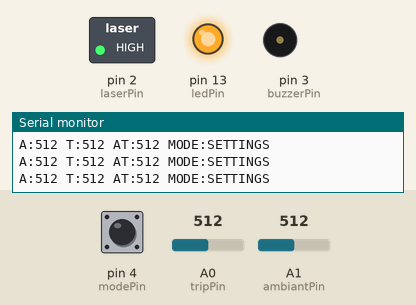
Recording of a sketch running on a simulated Arduino Uno, built with avr-gcc and run on an emulated ATmega328P. On the bench: switched loads named in the sketch (green lamp = pin HIGH), output pins drawn as LEDs (lit = HIGH), buzzer (waves = sounding, pin HIGH), the last lines printed to the serial monitor. Inputs (shaded band) come from the test bench; at power-on: pin 4 (modePin) LOW, A0 (tripPin) = 512, A1 (ambiantPin) = 512.

Above: at 1.2 s.
1.3 s: pin 4 (modePin) pulled HIGH for 0.15 s
At 2.5 s:
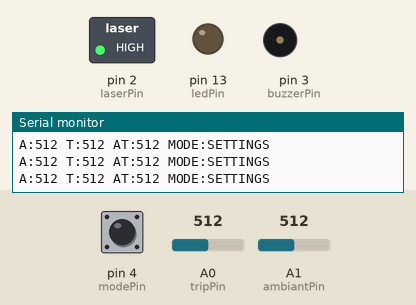
3.2 s: A0 (tripPin) set to 496
At 4.6 s:
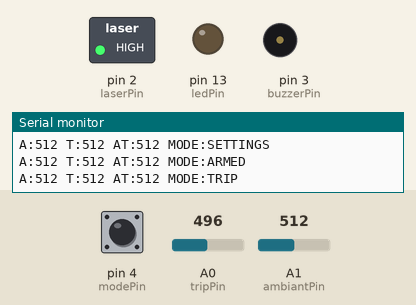
6.2 s: A1 (ambiantPin) set to 489
9.2 s: A1 (ambiantPin) set to 470
At 9.6 s:
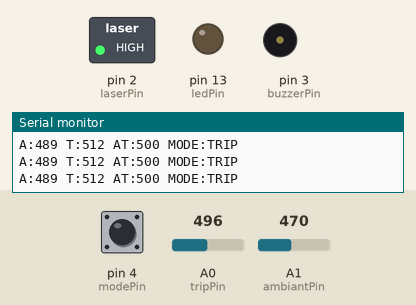
10.7 s: pin 4 (modePin) pulled HIGH for 1 s
At 10.92 s:
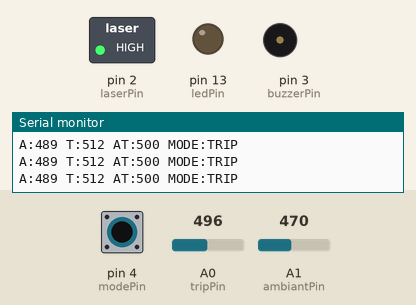
14.7 s: A0 (tripPin) set to 413
17.7 s: A0 (tripPin) set to 392
At 18.1 s:
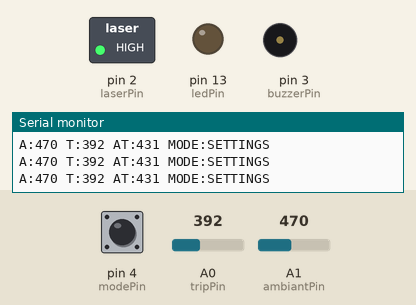
Timing chart, 0 to 20.7 s (numbered marks = the images above; inputs shaded):
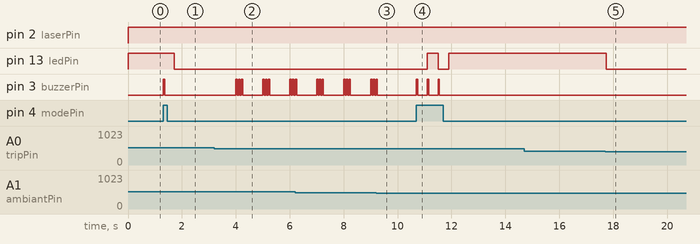

The sketch:

LaserTripWire.ino
```cpp
/*
 * IEEE Spring 2017 Arduino Workshop - Laser Trip Wire
 *
 *
 */

// 5 pins trip wire

// Variables
int mode = 0;       // initializes mode to the setting mode
int ambiant;        // ambiant light level
int trip = 500;     // The light value I get when using my laser
int minLight = 400; // arbitrary light value that is used to compare with the laser light value
int makeBeep = 1;   // 0 for no beep, 1 for beep!
int atAverage;      // laser light value adjused with ambiant light level
long millisCount;

// Output Pins
int laserPin = 2;
int ledPin = 13;
int buzzerPin = 3;
String modeNames[3] = {"SETTINGS","ARMED","TRIP"};

// Input Pins
int modePin = 4;
int tripPin = A0;
int ambiantPin = A1;


void setup() {
  pinMode(ledPin, OUTPUT); //sets LED pin 13 to an output
  pinMode(laserPin, OUTPUT); // sets pin 2 to output data from the photoresistor that the laser will point to
  pinMode(buzzerPin, OUTPUT); //sets pin 3 to output data from the speaker
  pinMode(modePin, INPUT); //sets pin 4 to recieve data from the button
  Serial.begin(9600); //initializes the serial monitor to baud of 9600
}

void loop() {

  // calculates the currents state of the trip wire depending on both the button input and the condition of the trip wire
  if (digitalRead(modePin) == 1) {

    trip = analogRead(tripPin);//determines the condition of the trip wire by reading Analog pin 0
                               //which is connected to the photo resistor that the laser is pointing at

    mode=mode + 1; // switches from setting mode to armed mode (1)

    if (mode >= 2) {
      mode = 0; //switches from tripped mode to setting mode
    }
    beep(1);
    delay(300);
  }


  //does something when the mode changes
  switch (mode) {

    case 0: //setting state
      digitalWrite(laserPin,HIGH); //turns the laser on

      ambiant = analogRead(ambiantPin); //reads the ambiant light level from analog pin 1
      trip = analogRead(tripPin); //reads the laser light level from analog pin 0
      atAverage = ambiant + ((trip - ambiant)/2); //adjusts the laser light level with the ambient light level

      stats();//prints relevant data to serial monitor

      //determines whether the laser has been set or not (LED turns on if set vice versa)
      if (trip  >= minLight) {
        digitalWrite(ledPin,HIGH);
      } else {
        digitalWrite(ledPin,LOW);
      }

    break;

    case 1: // Armed mode
      digitalWrite(laserPin,HIGH);// turns laser on
      digitalWrite(ledPin,LOW); // turns LED off

      ambiant = analogRead(ambiantPin); //reads the ambiant light level from analog pin 1
      atAverage = ambiant + ((trip - ambiant)/2); //adjusts the laser light level with the ambiant light level

      if (analogRead(tripPin) < atAverage) //checks to see if laser wire has been tripped

      {
        mode = 2; //changes state to mode 2 if wire has been tripped
      }
      if ((millis() - millisCount) >= 3000) {
        millisCount = millis();
        stats(); //prints relevant infomation to serial monitor
      }
    break;

    case 2: //Trip Mode
      if ((millis() - millisCount) >= 1000) {
        millisCount = millis();

        stats();// prints current stats of the program to serial monitor
        beep(3); //makes the buzzer sound
        mode = 1; // returns to alarm state to see if wire has still been tripped
      }
    break;
    }

  delay(1);                       // wait for a bit
}

//make the buzzer beep
void beep(int qty) {
  int count;
  if (makeBeep == 1) {
    for (count = 1;count<=qty;count++) {
      digitalWrite(buzzerPin, HIGH);
      delay(50);
      digitalWrite(buzzerPin, LOW);
      delay(50);
    }
  }
}

//writes output to serial monitor
void stats() {
  Serial.print("A:");
  Serial.print(ambiant);
  Serial.print(" T:");
  Serial.print(trip);
  Serial.print(" AT:");
  Serial.print(atAverage);
  Serial.print(" MODE:");
  Serial.print(modeNames[mode]);
  Serial.println("");

}
```

Measured:
- the behaviour switches between 400 and 399 on A0 (tripPin) (found by bisection; images 4 and 5)
- after the input at 1.3 s, pin 13 (ledPin): HIGH → LOW after 0.41 s; pin 3 (buzzerPin): LOW → HIGH at once, → LOW 0.05 s later
- after the input at 3.2 s, pin 3 (buzzerPin): LOW → HIGH after 0.80 s, then repeats every 1.0 s: 2 × (LOW 0.05 s, HIGH 0.05 s), LOW 0.75 s, HIGH 0.05 s
- after the input at 9.2 s, pin 3 (buzzerPin): goes on until 9.3 s, then stays LOW
- after the input at 10.7 s, pin 13 (ledPin): LOW → HIGH after 0.40 s, → LOW 0.40 s later, → HIGH 0.40 s later; pin 3 (buzzerPin): alternates HIGH for 0.05 s and LOW for 0.35 s, 6 changes in all, then stays LOW, starting at once
- after the input at 17.7 s, pin 13 (ledPin): HIGH → LOW at once
